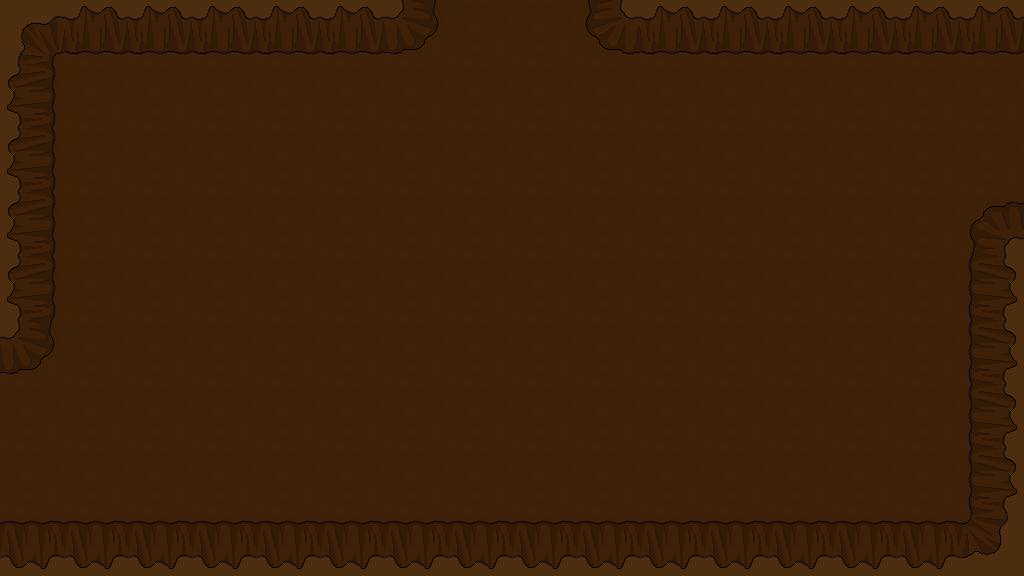

A level layout from a 2D game, rendered from its tile map. Below: a short description, then the map file with its tile-grid data intact:
An orthogonal 16x9 tile map with 64x64 px tiles, 1 tile layer (Tile Layer 1).

<map version="1.0" orientation="orthogonal" width="16" height="9" tilewidth="64" tileheight="64">
 <tileset firstgid="1" name="backgroundTiles" tilewidth="64" tileheight="64">
  <image source="../backgroundTiles.png" width="12480" height="64" />
 </tileset>
 <layer name="Tile Layer 1" width="16" height="9">
  <data encoding="csv">
151,152,152,152,152,152,154,6,6,157,152,152,152,152,152,152,
158,6,6,6,6,6,6,6,6,6,6,6,6,6,6,6,
158,6,6,6,6,6,6,6,6,6,6,6,6,6,6,6,
158,6,6,53,53,6,6,6,6,6,6,6,6,6,6,156,
158,6,6,6,6,6,6,6,6,6,53,6,6,6,6,161,
154,6,6,6,6,6,6,6,6,6,6,6,53,6,6,161,
6,6,6,6,6,6,6,6,6,6,6,6,6,6,6,161,
6,6,6,6,6,6,6,6,6,6,6,6,6,6,6,161,
160,160,160,160,160,160,160,160,160,160,160,160,160,160,160,162
</data>
 </layer>
</map>
